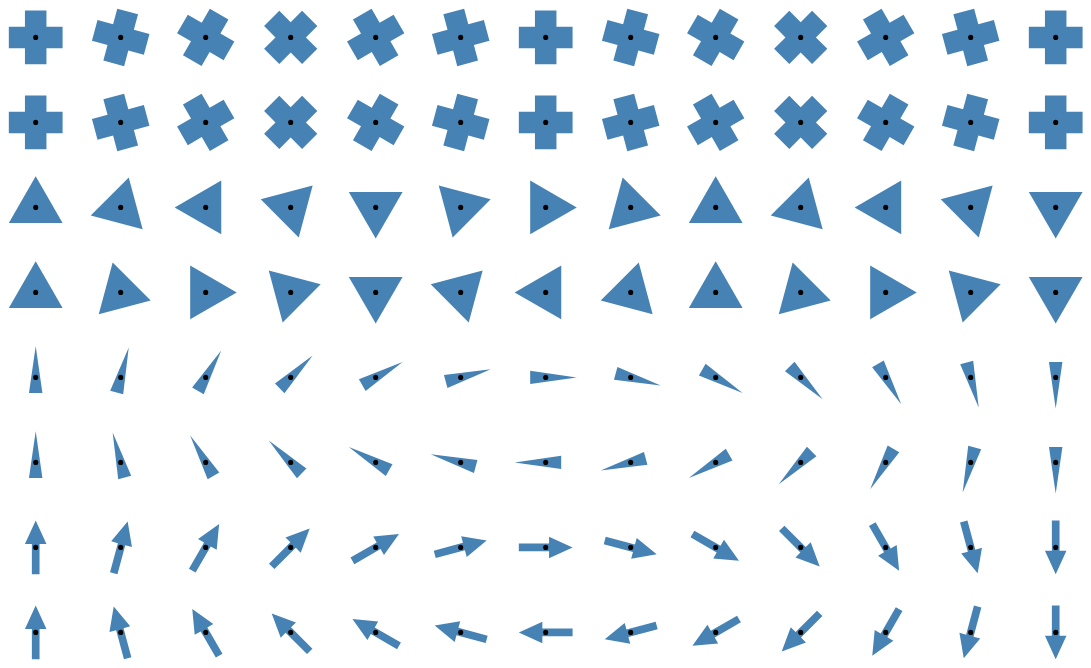

Specify this chart in Vega-Lite:
### Vega specification from a JSON file in a GitHub repository (floating-point values rounded to 4 significant figures)
{"$schema": "https://vega.github.io/schema/vega/v5.json", "padding": 5, "signals": [{"name": "baseAngle", "value": 0, "bind": {"input": "range", "min": -180, "max": 180, "step": 1}}], "data": [{"name": "table", "values": [{"u": 1, "v": 1, "a": 0, "s": "cross"}, {"u": 1, "v": 2, "a": 15, "s": "cross"}, {"u": 1, "v": 3, "a": 30, "s": "cross"}, {"u": 1, "v": 4, "a": 45, "s": "cross"}, {"u": 1, "v": 5, "a": 60, "s": "cross"}, {"u": 1, "v": 6, "a": 75, "s": "cross"}, {"u": 1, "v": 7, "a": 90, "s": "cross"}, {"u": 1, "v": 8, "a": 105, "s": "cross"}, {"u": 1, "v": 9, "a": 120, "s": "cross"}, {"u": 1, "v": 10, "a": 135, "s": "cross"}, {"u": 1, "v": 11, "a": 150, "s": "cross"}, {"u": 1, "v": 12, "a": 165, "s": "cross"}, {"u": 1, "v": 13, "a": 180, "s": "cross"}, {"u": 2, "v": 1, "a": 0, "s": "cross"}, {"u": 2, "v": 2, "a": -15, "s": "cross"}, {"u": 2, "v": 3, "a": -30, "s": "cross"}, {"u": 2, "v": 4, "a": -45, "s": "cross"}, {"u": 2, "v": 5, "a": -60, "s": "cross"}, {"u": 2, "v": 6, "a": -75, "s": "cross"}, {"u": 2, "v": 7, "a": -90, "s": "cross"}, {"u": 2, "v": 8, "a": -105, "s": "cross"}, {"u": 2, "v": 9, "a": -120, "s": "cross"}, {"u": 2, "v": 10, "a": -135, "s": "cross"}, {"u": 2, "v": 11, "a": -150, "s": "cross"}, {"u": 2, "v": 12, "a": -165, "s": "cross"}, {"u": 2, "v": 13, "a": -180, "s": "cross"}, {"u": 3, "v": 1, "a": 0, "s": "triangle"}, {"u": 3, "v": 2, "a": 15, "s": "triangle"}, {"u": 3, "v": 3, "a": 30, "s": "triangle"}, {"u": 3, "v": 4, "a": 45, "s": "triangle"}, {"u": 3, "v": 5, "a": 60, "s": "triangle"}, {"u": 3, "v": 6, "a": 75, "s": "triangle"}, {"u": 3, "v": 7, "a": 90, "s": "triangle"}, {"u": 3, "v": 8, "a": 105, "s": "triangle"}, {"u": 3, "v": 9, "a": 120, "s": "triangle"}, {"u": 3, "v": 10, "a": 135, "s": "triangle"}, {"u": 3, "v": 11, "a": 150, "s": "triangle"}, {"u": 3, "v": 12, "a": 165, "s": "triangle"}, {"u": 3, "v": 13, "a": 180, "s": "triangle"}, {"u": 4, "v": 1, "a": 0, "s": "triangle"}, {"u": 4, "v": 2, "a": -15, "s": "triangle"}, {"u": 4, "v": 3, "a": -30, "s": "triangle"}, {"u": 4, "v": 4, "a": -45, "s": "triangle"}, {"u": 4, "v": 5, "a": -60, "s": "triangle"}, {"u": 4, "v": 6, "a": -75, "s": "triangle"}, {"u": 4, "v": 7, "a": -90, "s": "triangle"}, {"u": 4, "v": 8, "a": -105, "s": "triangle"}, {"u": 4, "v": 9, "a": -120, "s": "triangle"}, {"u": 4, "v": 10, "a": -135, "s": "triangle"}, {"u": 4, "v": 11, "a": -150, "s": "triangle"}, {"u": 4, "v": 12, "a": -165, "s": "triangle"}, {"u": 4, "v": 13, "a": -180, "s": "triangle"}, {"u": 5, "v": 1, "a": 0, "s": "wedge"}, {"u": 5, "v": 2, "a": 15, "s": "wedge"}, {"u": 5, "v": 3, "a": 30, "s": "wedge"}, {"u": 5, "v": 4, "a": 45, "s": "wedge"}, {"u": 5, "v": 5, "a": 60, "s": "wedge"}, {"u": 5, "v": 6, "a": 75, "s": "wedge"}, {"u": 5, "v": 7, "a": 90, "s": "wedge"}, {"u": 5, "v": 8, "a": 105, "s": "wedge"}, {"u": 5, "v": 9, "a": 120, "s": "wedge"}, {"u": 5, "v": 10, "a": 135, "s": "wedge"}, {"u": 5, "v": 11, "a": 150, "s": "wedge"}, {"u": 5, "v": 12, "a": 165, "s": "wedge"}, {"u": 5, "v": 13, "a": 180, "s": "wedge"}, {"u": 6, "v": 1, "a": 0, "s": "wedge"}, {"u": 6, "v": 2, "a": -15, "s": "wedge"}, {"u": 6, "v": 3, "a": -30, "s": "wedge"}, {"u": 6, "v": 4, "a": -45, "s": "wedge"}, {"u": 6, "v": 5, "a": -60, "s": "wedge"}, {"u": 6, "v": 6, "a": -75, "s": "wedge"}, {"u": 6, "v": 7, "a": -90, "s": "wedge"}, {"u": 6, "v": 8, "a": -105, "s": "wedge"}, {"u": 6, "v": 9, "a": -120, "s": "wedge"}, {"u": 6, "v": 10, "a": -135, "s": "wedge"}, {"u": 6, "v": 11, "a": -150, "s": "wedge"}, {"u": 6, "v": 12, "a": -165, "s": "wedge"}, {"u": 6, "v": 13, "a": -180, "s": "wedge"}, {"u": 7, "v": 1, "a": 0, "s": "arrow"}, {"u": 7, "v": 2, "a": 15, "s": "arrow"}, {"u": 7, "v": 3, "a": 30, "s": "arrow"}, {"u": 7, "v": 4, "a": 45, "s": "arrow"}, {"u": 7, "v": 5, "a": 60, "s": "arrow"}, {"u": 7, "v": 6, "a": 75, "s": "arrow"}, {"u": 7, "v": 7, "a": 90, "s": "arrow"}, {"u": 7, "v": 8, "a": 105, "s": "arrow"}, {"u": 7, "v": 9, "a": 120, "s": "arrow"}, {"u": 7, "v": 10, "a": 135, "s": "arrow"}, {"u": 7, "v": 11, "a": 150, "s": "arrow"}, {"u": 7, "v": 12, "a": 165, "s": "arrow"}, {"u": 7, "v": 13, "a": 180, "s": "arrow"}, {"u": 8, "v": 1, "a": 0, "s": "arrow"}, {"u": 8, "v": 2, "a": -15, "s": "arrow"}, {"u": 8, "v": 3, "a": -30, "s": "arrow"}, {"u": 8, "v": 4, "a": -45, "s": "arrow"}, {"u": 8, "v": 5, "a": -60, "s": "arrow"}, {"u": 8, "v": 6, "a": -75, "s": "arrow"}, {"u": 8, "v": 7, "a": -90, "s": "arrow"}, {"u": 8, "v": 8, "a": -105, "s": "arrow"}, {"u": 8, "v": 9, "a": -120, "s": "arrow"}, {"u": 8, "v": 10, "a": -135, "s": "arrow"}, {"u": 8, "v": 11, "a": -150, "s": "arrow"}, {"u": 8, "v": 12, "a": -165, "s": "arrow"}, {"u": 8, "v": 13, "a": -180, "s": "arrow"}]}], "scales": [{"name": "xscale", "type": "band", "range": {"step": 50}, "domain": {"data": "table", "field": "v"}}, {"name": "yscale", "type": "band", "range": {"step": 50}, "domain": {"data": "table", "field": "u"}}], "marks": [{"type": "symbol", "from": {"data": "table"}, "encode": {"enter": {"shape": {"field": "s"}, "x": {"scale": "xscale", "field": "v"}, "y": {"scale": "yscale", "field": "u"}, "size": {"value": 1000}}, "update": {"fill": {"value": "steelblue"}, "angle": {"field": "a", "offset": {"signal": "baseAngle"}}}, "hover": {"fill": {"value": "firebrick"}}}}, {"type": "symbol", "from": {"data": "table"}, "interactive": false, "encode": {"enter": {"shape": {"value": "circle"}, "x": {"scale": "xscale", "field": "v"}, "y": {"scale": "yscale", "field": "u"}, "size": {"value": 9}, "fill": {"value": "#000"}}}}]}
